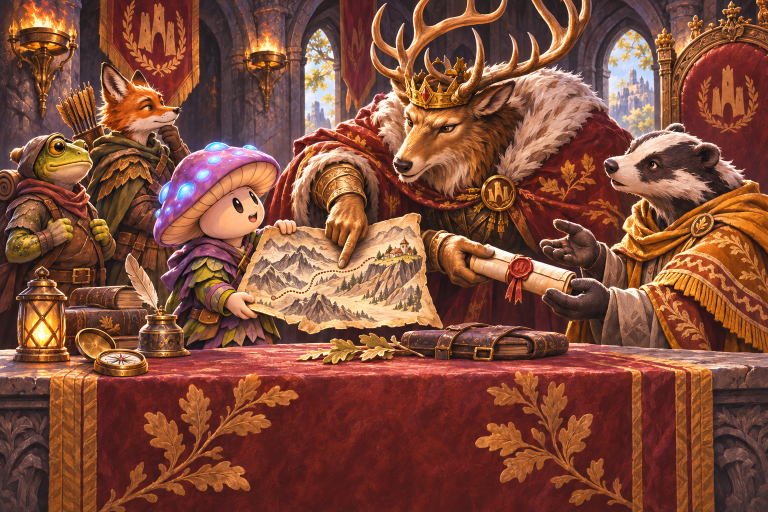
#> input picture docs/reference/summoner-race-review/v13-valdorne/audience.png, 1536 x 1024 px (shown at 1/2 size); its folder holds 4 pictures in this run
$ python prepare.py
#> lines starting #> are read from the running program, lines starting #| are printed output that depends on the picture
from pathlib import Path
from PIL import Image

source = Path(__file__).resolve().parent
target = source.parents[3] / "assets/game/introduction"
for chapter in ("audience", "envoy", "occupation", "council"):
    for suffix in ("", "-portrait"):
        name = chapter + suffix
        with Image.open(source / f"{name}.png") as image:
#> image is the input picture: PIL image 1536x1024 RGB; mean R, G, B 129, 76.1, 57.6
            image.thumbnail((1200, 1200), Image.Resampling.LANCZOS)
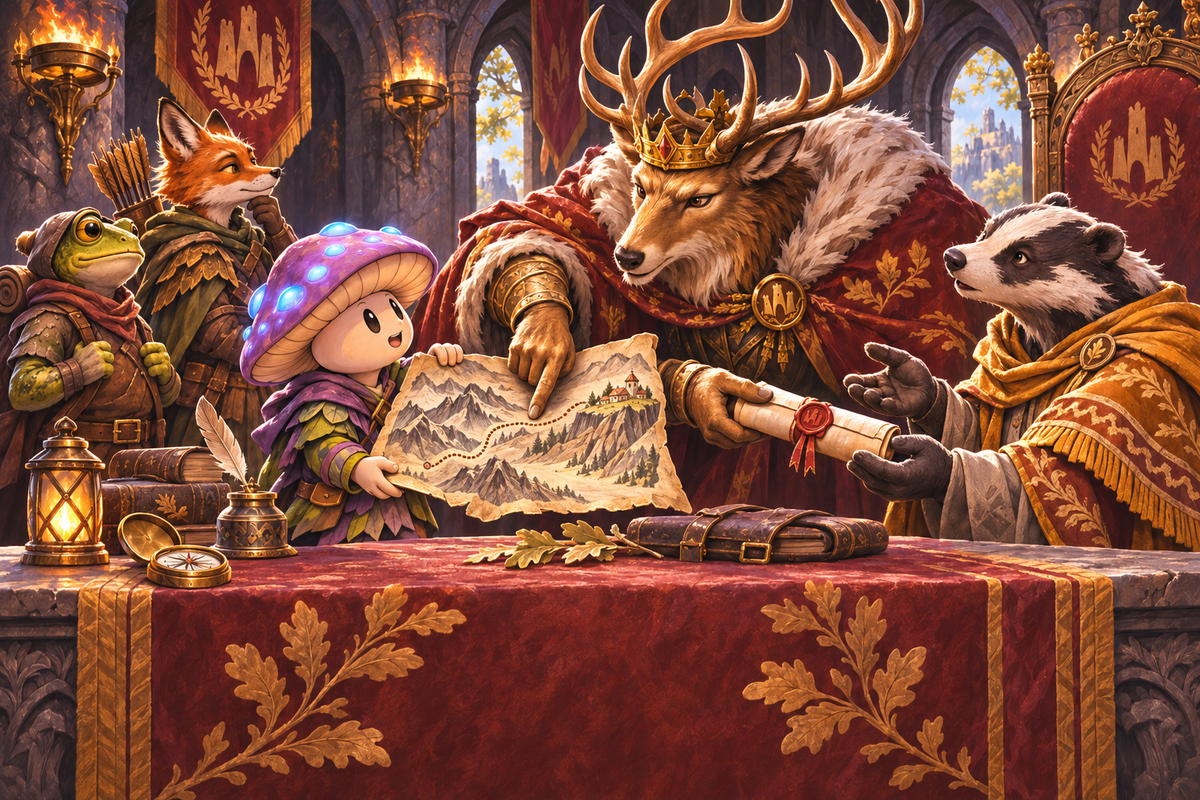
#> image: PIL image 1200x800 RGB; mean R, G, B 129, 76.1, 57.6
#> (the run stopped early here; a loop or call above may not have finished)
